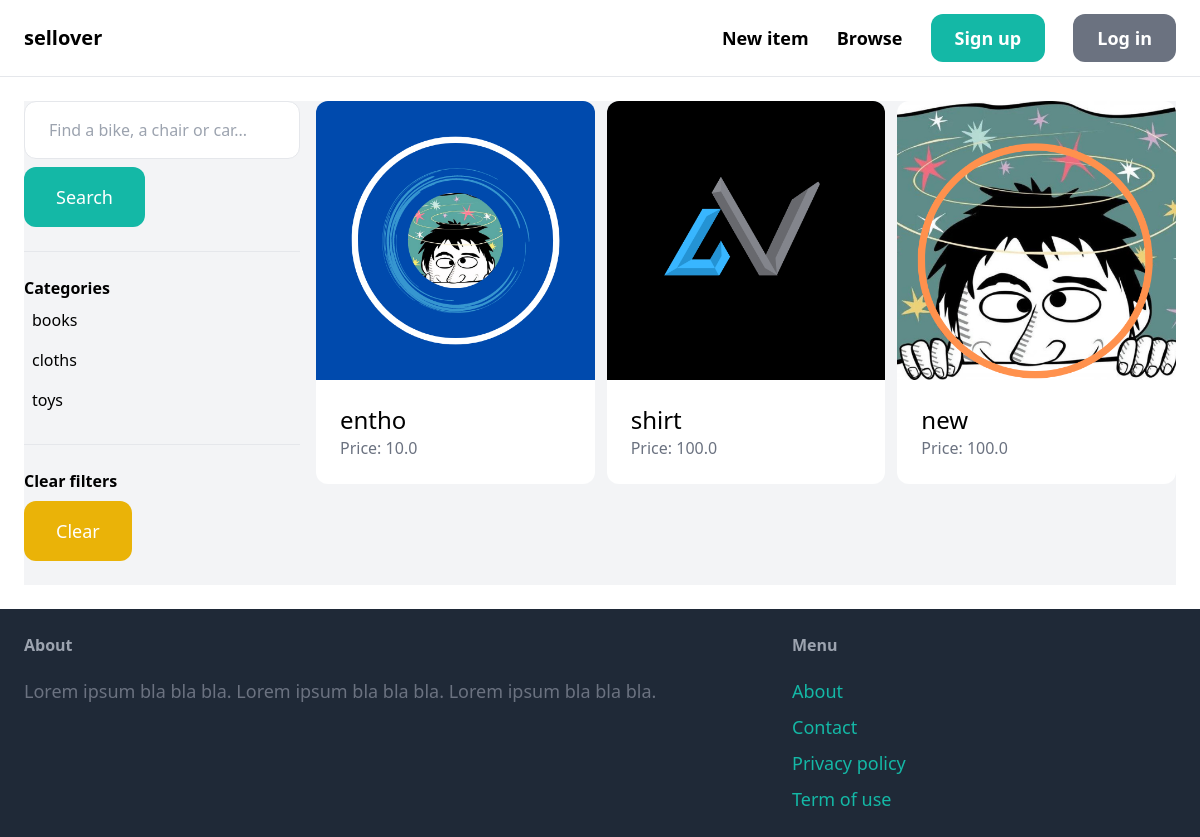
The app's page /items/ with its own data.
### items/models.py (models this page shows, shortened)
class Category(models.Model):
    name = models.CharField(max_length=255)
    class Meta:
        ordering = ('name',)
        verbose_name_plural = 'Categories'

class Item(models.Model):
    category = models.ForeignKey(Category,related_name='items',on_delete=models.CASCADE)
    name = models.CharField(max_length=255)
    description = models.TextField(blank=True, null=True)
    price = models.FloatField()
    image = models.ImageField(upload_to='items_images',blank=True,null=True)
    is_sold = models.BooleanField(default=False)
    created_by = models.ForeignKey(User, related_name='items', on_delete=models.CASCADE)
    created_at = models.DateTimeField(auto_now_add=True)

### items/views.py (the view)
# urls.py: path('',views.items,name='items'),
def items(request):
    query = request.GET.get('query','')
    category_id = request.GET.get('category',0)
    categories = Category.objects.all()
    items = Item.objects.filter(is_sold=False)
    if category_id:
        items= items.filter(category_id=category_id)
    if query:
        items = items.filter(Q(name__icontains=query)|Q(description__icontains=query) )
    context= {
        'items':items,
        'query':query,
        'categories':categories,
        'category_id':int(category_id),
    }
    return render(request,'item/items.html',context)

### items/templates/item/items.html (shortened to what this page needs)
{% extends 'core/base.html' %}
{% block content %}
    <div class="pb-6 grid grid-cols-4 gap-4 bg-gray-100">
        <div class="col-span-1">
            <form method="get" action="{% url 'items' %}">
                <input name="query" class="w-full py-4 px-6 border rounded-xl" type="text" value="{{ query }}" placeholder="Find a bike, a chair or car...">
                <button class="mt-2 py-4 px-8 text-lg bg-teal-500 text-white rounded-xl" type="submit">Search</button>
            </form>
            <hr class="my-6">
            <p class="font-semibold">Categories</p>
            <ul>
                {% for category in categories %}
                    <li class="py-2 px-2 rounded-xl{% if category.id == category_id %} bg-gray-200{% endif %}">
                        <a href="{% url 'items' %}?query={{ query }}&category={{ category.id }}">{{ category.name }}</a>
                    </li>
                {% endfor %}
            </ul>
            <hr class="my-6">
            <p class="font-semibold">Clear filters</p>
            <ul>
                <li><a href="{% url 'items' %}" class="mt-2 py-4 px-8 inline-block bg-yellow-500 text-lg rounded-xl text-white">Clear</a>
        </div>
        <div class="col-span-3">
            <div class="grid grid-cols-3 gap-3">
                {% for item in items %}
                    <div>
                        <a href="">
                            <div>
                                <img src="{{ item.image.url }}" class="rounded-t-xl">
                            </div>
                            <div class="p-6 bg-white rounded-b-xl">
                                <h2 class="text-2xl">{{ item.name }}</h2>
                                <p class="text-gray-500">Price: {{ item.price }}</p>
                            </div>
                        </a>
                    </div>
                {% endfor %}
            </div>
        </div>
    </div>
{% endblock %}

### records on screen
Category: name "books"
Category: name "cloths"
Category: name "toys"
Item: image (picture), name "entho", price "10.0"
Item: image (picture), name "shirt", price "100.0"
Item: image (picture), name "new", price "100.0"
